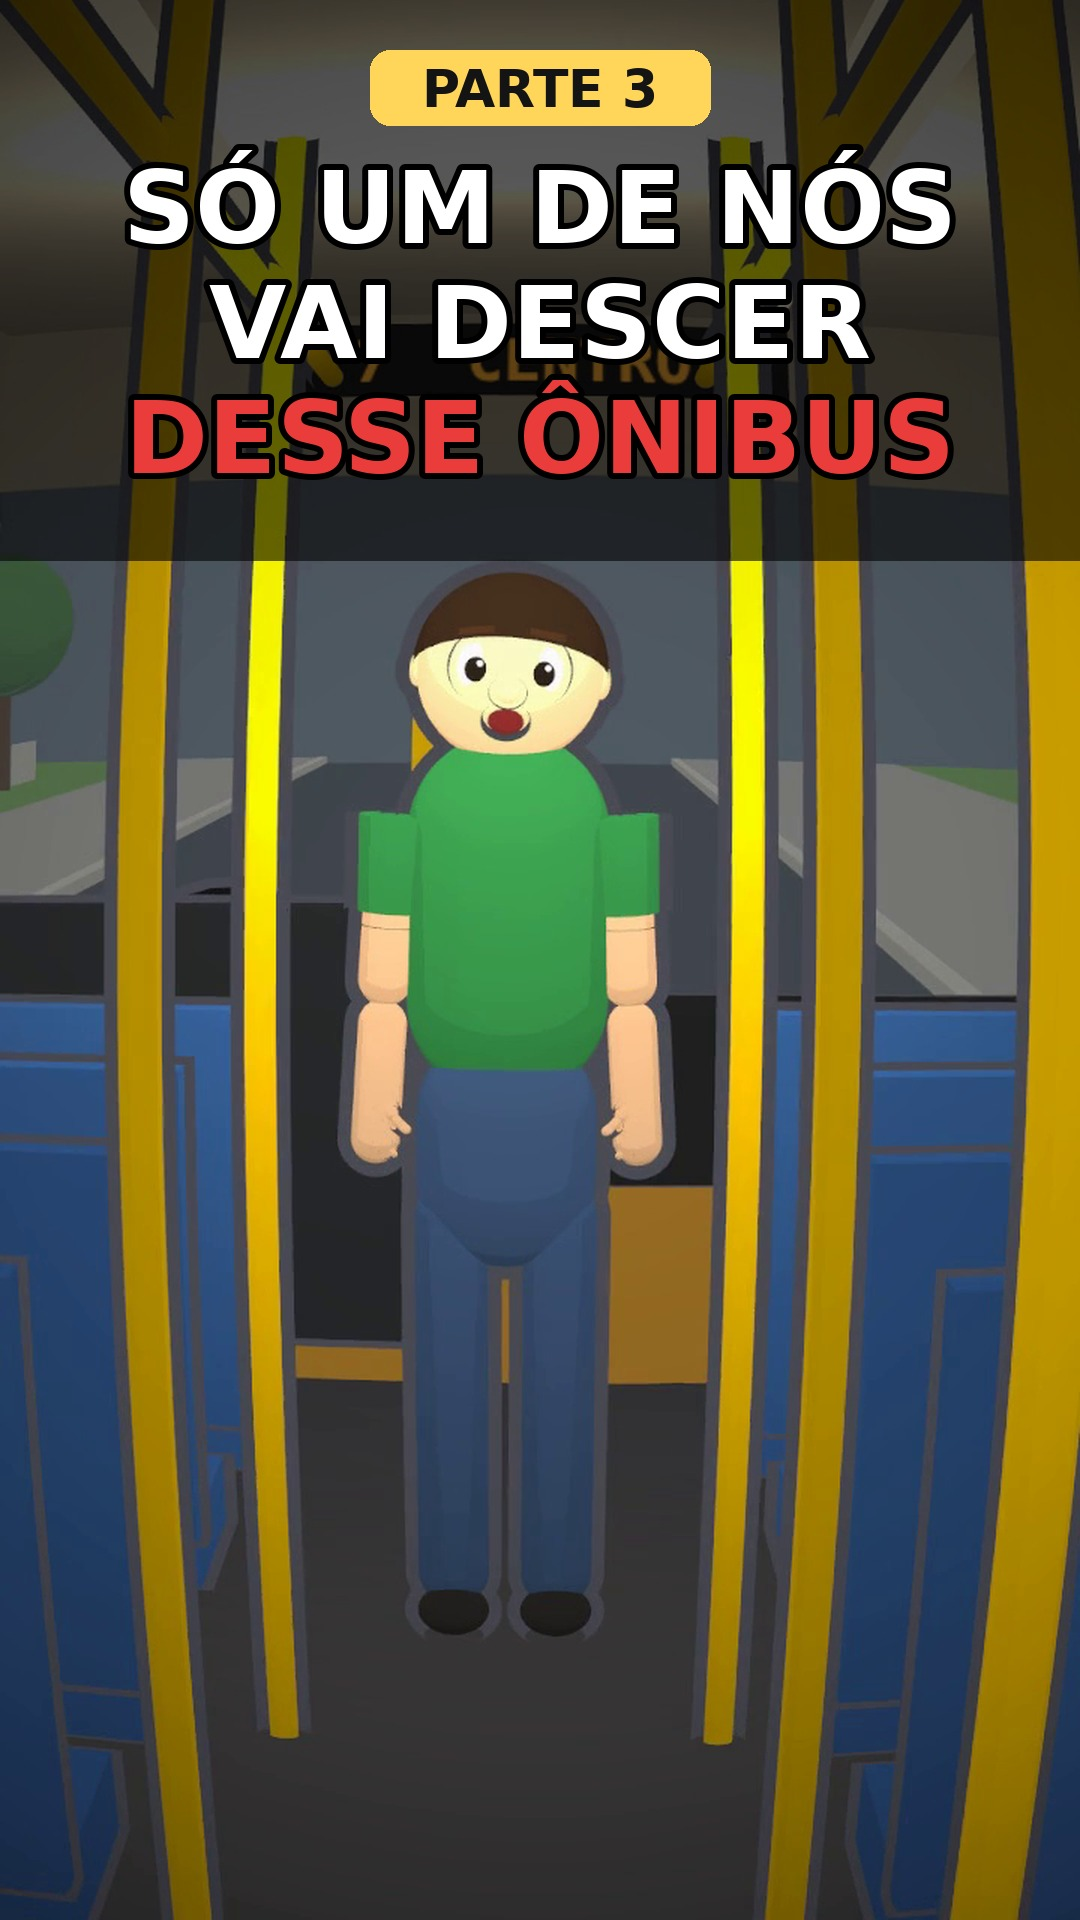

This figure's Python source:
# Capa do episódio 3: ele em pé no corredor + título.
import json, subprocess
from PIL import Image, ImageDraw, ImageFont
ev = json.load(open('tl_ep3.json'))['ev']
subprocess.run(['ffmpeg', '-v', 'error', '-y', '-ss', str(ev['b3']['t'] + 0.3), '-i', 'ep3.mp4', '-frames:v', '1', 'q.png'], check=True)
W, H = 1080, 1920
im = Image.open('q.png').convert('RGB').resize((W, H), Image.LANCZOS); d = ImageDraw.Draw(im, 'RGBA')
d.rectangle([0, 0, W, 560], fill=(0, 0, 0, 150))
F = lambda s: ImageFont.truetype('/usr/share/fonts/truetype/dejavu/DejaVuSans-Bold.ttf', s)
def c(t, y, s, cor): w = d.textlength(t, font=F(s)); d.text(((W - w) / 2, y), t, font=F(s), fill=cor, stroke_width=6, stroke_fill=(0, 0, 0))
c('SÓ UM DE NÓS', 150, 100, (255, 255, 255)); c('VAI DESCER', 265, 100, (255, 255, 255)); c('DESSE ÔNIBUS', 380, 100, (235, 60, 60))
d.rounded_rectangle([370, 50, 710, 125], 20, fill=(255, 214, 90)); w = d.textlength('PARTE 3', font=F(52)); d.text(((W - w) / 2, 58), 'PARTE 3', font=F(52), fill=(20, 20, 20))
im.save('capa_ep3.jpg', quality=92)
